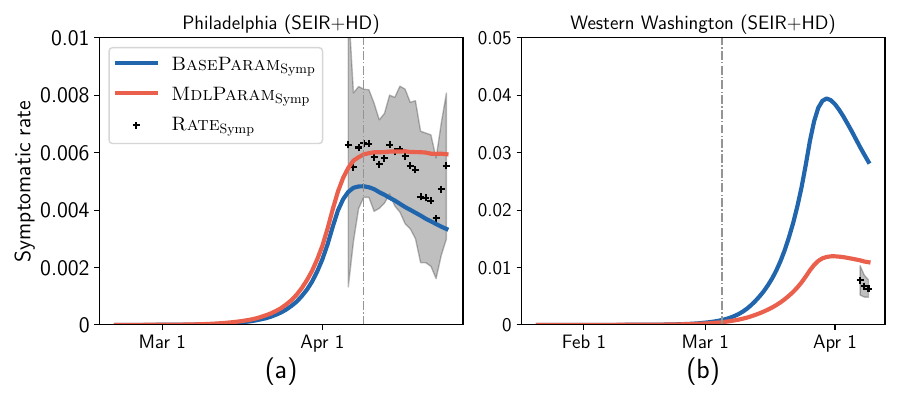

Recreate this plot in Python.
from mpl_toolkits.axes_grid1.inset_locator import mark_inset
import matplotlib.pyplot as plt
import matplotlib.ticker
import matplotlib as mpl
from matplotlib import rcParams
mpl.rcParams['text.usetex'] = True
mpl.rcParams['text.latex.preamble'] = [r'\usepackage{amsmath}']
import pandas as pd
import numpy as np
import math

PopulationDictionary = {
42017:628270,
42029:524989,
42041:253370,
42045:566747,
42071:545724,
42091:830915,
42101:1584064,
53027:75061,
53033:2252782,
53035:271473,
53053:904980,
53061:822083,
36005:1418207,
36047:2559903,
36059:1356924,
36061:1628706,
36081:2253858
}

if __name__ == "__main__":

    RMSE = []

    figure = plt.figure(figsize=(9,4))

    ### Philadelphia Metro Area

    future = 16
    
    DataFile = pd.read_csv("Philadelphia/data.csv")
    ReportedSum = [0,0,0,0,0,0,0,0,0,0,0,0,0,0]+DataFile["cases"][0:35+future].to_list()
    Date = ['2021-02-21','2021-02-22','2021-02-23','2021-02-24','2021-02-25','2021-02-26','2021-02-27','2021-02-28','2021-02-29','2021-03-01','2021-03-02','2021-03-03','2021-03-04','2021-03-05'] + DataFile["date"][0:35+future].to_list()
    X = range(len(Date))

    Reported = []
    Reported.append(ReportedSum[0])
    for counter in range(1,len(ReportedSum)):
        Reported.append(ReportedSum[counter] - ReportedSum[counter-1])
    Reported = np.array(Reported)

    XNumber = [9,40]
    XDate = []
    for DateNow in XNumber:
        XDate.append(Date[DateNow])
    XDate = ["Mar 1","Apr 1"]

    DataFile = pd.read_csv("Philadelphia/covidcast-fb-survey-smoothed_wcli-2020-04-06-to-2020-06-30.csv")

    SymptomRate = []
    SymptomError = []
    
    for DateNow in Date:
        DataSelected = DataFile[DataFile["time_value"] == DateNow]
        FIPSList = DataSelected["geo_value"].to_list()
        SymptomRateList = DataSelected["value"].to_list()
        SymptomErrorList = DataSelected["stderr"].to_list()
        if (len(FIPSList) != 0):
            SymptomRateNow = 0
            SymptomErrorNow = 0
            PopulationList = []
            for FIPSListNow in FIPSList:
                PopulationList.append(PopulationDictionary[FIPSListNow])
            for counter in range(len(FIPSList)):
                SymptomRateNow = SymptomRateNow + PopulationList[counter]*SymptomRateList[counter]
                SymptomErrorNow = SymptomErrorNow + PopulationList[counter]*SymptomErrorList[counter]
            SymptomRateNow = SymptomRateNow / np.sum(PopulationList)
            SymptomErrorNow = SymptomErrorNow / np.sum(PopulationList)
            SymptomRate.append(SymptomRateNow)
            SymptomError.append(SymptomErrorNow)            
        else:
            SymptomRate.append(0)
            SymptomError.append(0)

    SymptomRate = np.array(SymptomRate)
    SymptomError = np.array(SymptomError)
    
    DataFile = pd.read_csv("Philadelphia/result-original.csv")
    DataSelected = DataFile[(DataFile[".id"] == "median")]
    ReportedP = np.array(DataSelected["D_new_reported"].to_list()[:49+future])
    UnreportedP = np.array(DataSelected["D_new_unreported"].to_list()[:49+future])
    SymptomP = np.array(DataSelected["Is"].to_list()[:49+future]) + np.array(DataSelected["Im"].to_list()[:49+future])

    DataFile = pd.read_csv("Philadelphia/result.csv")
    DataSelected = DataFile[(DataFile[".id"] == "median")]
    ReportedPP = np.array(DataSelected["D_new_reported"].to_list()[:49+future])
    UnreportedPP = np.array(DataSelected["D_new_unreported"].to_list()[:49+future])
    SymptomPP = np.array(DataSelected["Is"].to_list()[:49+future]) + np.array(DataSelected["Im"].to_list()[:49+future])

    ax = plt.subplot(1,2,1)
    ax.set_title("Philadelphia (SEIR+HD)", fontsize=14)

    ax.plot(X,SymptomP/49101.39,label=r'\textsc{BaseParam}'+r'$_{\mathrm{Symp}}$',linewidth=3,color='#2166AC')
    ax.plot(X,SymptomPP/49101.39,label=r'\textsc{MdlParam}'+r'$_{\mathrm{Symp}}$',linewidth=3,color='#EA604D')

    ax.scatter(X[45:],SymptomRate[45:],label=r'\textsc{Rate}'+r'$_{\mathrm{Symp}}$',marker='+',s=25,color='#000000')
    ax.fill_between(X[45:],(SymptomRate[45:]-SymptomError[45:]),(SymptomRate[45:]+SymptomError[45:]),color='#000000',alpha=0.25)
    
    ax.axvline(x = 48,color='#929591',linewidth=1,linestyle="dashdot")
    #ax.text(48-2,1,'Training Data',color='#FF6100',horizontalalignment='right')
    #ax.text(48+2,1,'Testing Data',color='#FF6100',horizontalalignment='left')

    ax.set_xlabel('(a)', fontsize=20)
    ax.set_ylabel('Symptomatic rate', fontsize=16)

    ax.set_xticks(XNumber)
    ax.set_xticklabels(XDate)
    ax.xaxis.set_tick_params(labelsize=14)
    ax.set_yticks([0,0.2,0.4,0.6,0.8,1.0])
    ax.set_yticklabels(["0","0.002","0.004","0.006","0.008","0.01"])
    ax.yaxis.set_tick_params(labelsize=16)
    ax.set_ylim(0,1)
    
    ax.legend(fontsize=14,loc=2)
    plt.tight_layout()
    
    
    ### Western Washington

    future = 35
    
    DataFile = pd.read_csv("Washington/data.csv")
    ReportedSum = DataFile["cases"][0:45+future].to_list()
    Date = DataFile["date"][0:45+future].to_list()
    X = range(len(Date))

    Reported = []
    Reported.append(ReportedSum[0])
    for counter in range(1,len(ReportedSum)):
        Reported.append(ReportedSum[counter] - ReportedSum[counter-1])
    Reported = np.array(Reported)

    XNumber = [11,40,71]
    XDate = []
    for DateNow in XNumber:
        XDate.append(Date[DateNow])
    XDate = ["Feb 1","Mar 1","Apr 1"]

    DataFile = pd.read_csv("Washington/covidcast-fb-survey-smoothed_wcli-2020-04-06-to-2020-06-30.csv")

    SymptomRate = []
    SymptomError = []
    
    for DateNow in Date:
        DataSelected = DataFile[DataFile["time_value"] == DateNow]
        FIPSList = DataSelected["geo_value"].to_list()
        SymptomRateList = DataSelected["value"].to_list()
        SymptomErrorList = DataSelected["stderr"].to_list()
        if (len(FIPSList) != 0):
            SymptomRateNow = 0
            SymptomErrorNow = 0
            PopulationList = []
            for FIPSListNow in FIPSList:
                PopulationList.append(PopulationDictionary[FIPSListNow])
            for counter in range(len(FIPSList)):
                SymptomRateNow = SymptomRateNow + PopulationList[counter]*SymptomRateList[counter]
                SymptomErrorNow = SymptomErrorNow + PopulationList[counter]*SymptomErrorList[counter]
            SymptomRateNow = SymptomRateNow / np.sum(PopulationList)
            SymptomErrorNow = SymptomErrorNow / np.sum(PopulationList)
            SymptomRate.append(SymptomRateNow)
            SymptomError.append(SymptomErrorNow)            
        else:
            SymptomRate.append(0)
            SymptomError.append(0)

    SymptomRate = np.array(SymptomRate)
    SymptomError = np.array(SymptomError)
    
    DataFile = pd.read_csv("Washington/result-original.csv")
    DataSelected = DataFile[(DataFile[".id"] == "median")]
    ReportedP = np.array(DataSelected["D_new_reported"].to_list()[:45+future])
    UnreportedP = np.array(DataSelected["D_new_unreported"].to_list()[:45+future])
    SymptomP = np.array(DataSelected["Is"].to_list()[:45+future]) + np.array(DataSelected["Im"].to_list()[:45+future])

    DataFile = pd.read_csv("Washington/result.csv")
    DataSelected = DataFile[(DataFile[".id"] == "median")]
    ReportedPP = np.array(DataSelected["D_new_reported"].to_list()[:45+future])
    UnreportedPP = np.array(DataSelected["D_new_unreported"].to_list()[:45+future])
    SymptomPP = np.array(DataSelected["Is"].to_list()[:45+future]) + np.array(DataSelected["Im"].to_list()[:45+future])
      
    ax = plt.subplot(1,2,2)
    ax.set_title("Western Washington (SEIR+HD)", fontsize=14)

    ax.plot(X,SymptomP/42735.48,label=r'\textsc{BaseParam}'+r'$_{\mathrm{Symp}}$',linewidth=3,color='#2166AC')
    ax.plot(X,SymptomPP/42735.48,label=r'\textsc{MdlParam}'+r'$_{\mathrm{Symp}}$',linewidth=3,color='#EA604D')

    ax.scatter(X[77:],SymptomRate[77:],label=r'\textsc{Rate}'+r'$_{\mathrm{Symp}}$',marker='+',s=25,color='#000000')
    ax.fill_between(X[77:],(SymptomRate[77:]-SymptomError[77:]),(SymptomRate[77:]+SymptomError[77:]),color='#000000',alpha=0.25)
     
    ax.axvline(x = 44,color='#929591',linewidth=1,linestyle="dashdot")
    #ax.text(45-2,1,'Training Data',color='#FF6100',horizontalalignment='right')
    #ax.text(45+2,1,'Testing Data',color='#FF6100',horizontalalignment='left')

    ax.set_xlabel('(b)', fontsize=20)
    #ax.set_ylabel('Symptomatic rate', fontsize=16)

    ax.set_xticks(XNumber)
    ax.set_xticklabels(XDate)
    ax.xaxis.set_tick_params(labelsize=14)
    ax.set_yticks([0,1.0,2.0,3.0,4.0,5.0])
    ax.set_yticklabels(["0","0.01","0.02","0.03","0.04","0.05"])
    ax.yaxis.set_tick_params(labelsize=14)
    ax.set_ylim(0,5)

    #ax.legend(fontsize=14)
    plt.tight_layout()
    
    plt.savefig('Symptomatic.pdf')
    plt.show()
